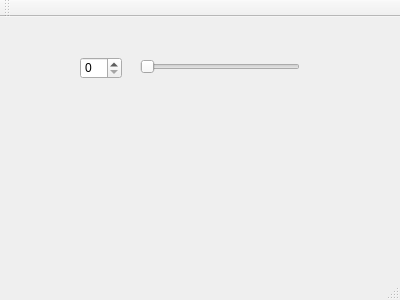
<?xml version="1.0" encoding="UTF-8"?>
<ui version="4.0">
 <class>MainWindow</class>
 <widget class="QMainWindow" name="MainWindow">
  <property name="geometry">
   <rect>
    <x>0</x>
    <y>0</y>
    <width>400</width>
    <height>300</height>
   </rect>
  </property>
  <property name="windowTitle">
   <string>MainWindow</string>
  </property>
  <widget class="QWidget" name="centralWidget">
   <widget class="QSlider" name="horizontalSlider">
    <property name="geometry">
     <rect>
      <x>140</x>
      <y>40</y>
      <width>160</width>
      <height>19</height>
     </rect>
    </property>
    <property name="orientation">
     <enum>Qt::Horizontal</enum>
    </property>
   </widget>
   <widget class="QSpinBox" name="spinBox">
    <property name="geometry">
     <rect>
      <x>80</x>
      <y>40</y>
      <width>42</width>
      <height>22</height>
     </rect>
    </property>
   </widget>
  </widget>
  <widget class="QMenuBar" name="menuBar">
   <property name="geometry">
    <rect>
     <x>0</x>
     <y>0</y>
     <width>400</width>
     <height>23</height>
    </rect>
   </property>
  </widget>
  <widget class="QToolBar" name="mainToolBar">
   <attribute name="toolBarArea">
    <enum>TopToolBarArea</enum>
   </attribute>
   <attribute name="toolBarBreak">
    <bool>false</bool>
   </attribute>
  </widget>
  <widget class="QStatusBar" name="statusBar"/>
 </widget>
 <layoutdefault spacing="6" margin="11"/>
 <resources/>
 <connections/>
</ui>
